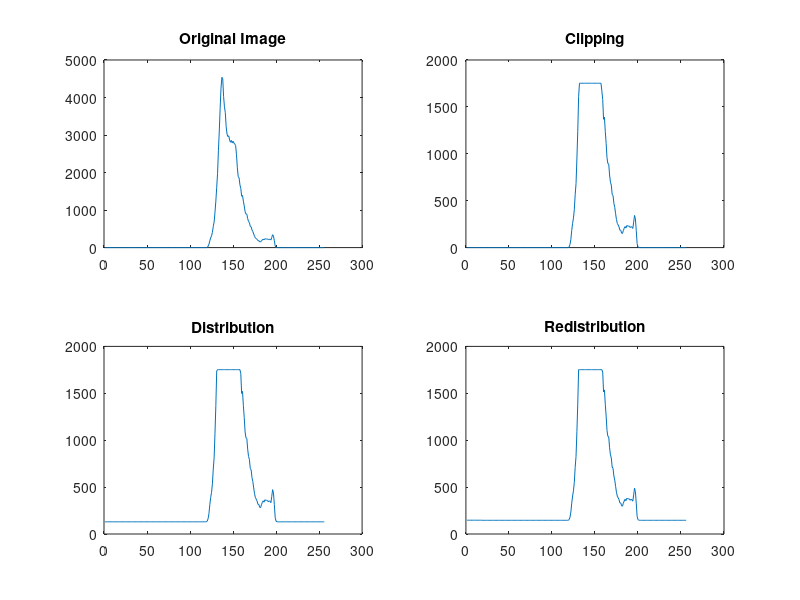
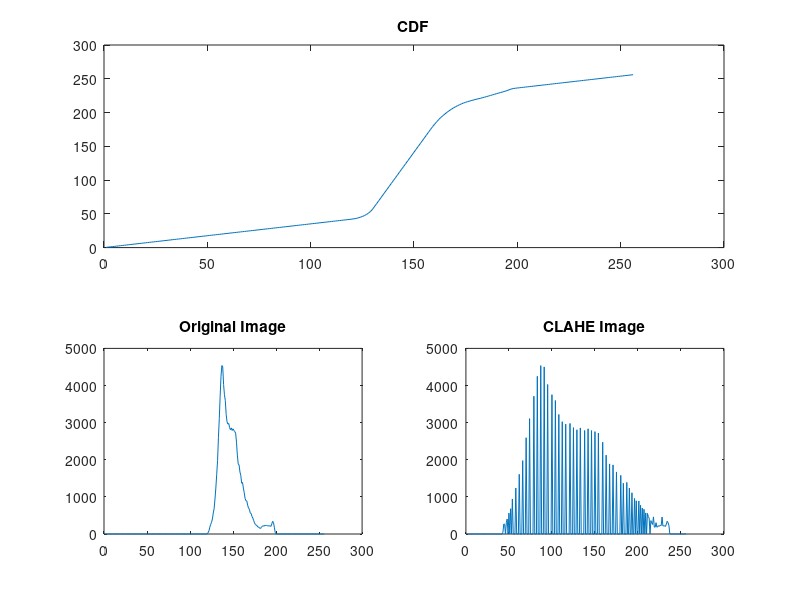

These charts were generated, in order, by the following MATLAB code:
%% Template to plot the data from the CLAHE

clc; clear all; close all;


% Data
thr = 0;
h_orig = [0 0 0 0 0 0 0 0 0 0 0 0 0 0 0 0 0 0 0 0 0 0 0 0 0 0 0 0 0 0 0 0 0 0 0 0 0 0 0 0 0 0 0 0 0 0 0 0 0 0 0 0 0 0 0 0 0 0 0 0 0 0 0 0 0 0 0 0 0 0 0 0 0 0 0 0 0 0 0 0 0 0 0 0 0 0 0 0 0 0 0 0 0 0 0 0 0 0 0 0 0 0 0 0 0 0 0 0 0 0 0 0 0 0 0 0 0 0 0 8 34 88 183 259 314 405 563 682 944 1238 1608 1977 2593 3108 3712 4248 4537 4501 4027 3753 3597 3220 3025 2959 2979 2865 2808 2858 2789 2834 2787 2758 2720 2473 2125 1888 1861 1672 1580 1368 1390 1238 1111 958 895 890 774 697 666 568 555 472 429 361 299 257 241 220 185 185 154 151 182 206 224 209 235 228 231 227 214 223 219 204 271 343 306 183 43 7 1 0 0 0 0 0 0 0 0 0 0 0 0 0 0 0 0 0 0 0 0 0 0 0 0 0 0 0 0 0 0 0 0 0 0 0 0 0 0 0 0 0 0 0 0 0 0 0 0 0 0 0 0 0 0 0 ];
h_clip = [0 0 0 0 0 0 0 0 0 0 0 0 0 0 0 0 0 0 0 0 0 0 0 0 0 0 0 0 0 0 0 0 0 0 0 0 0 0 0 0 0 0 0 0 0 0 0 0 0 0 0 0 0 0 0 0 0 0 0 0 0 0 0 0 0 0 0 0 0 0 0 0 0 0 0 0 0 0 0 0 0 0 0 0 0 0 0 0 0 0 0 0 0 0 0 0 0 0 0 0 0 0 0 0 0 0 0 0 0 0 0 0 0 0 0 0 0 0 0 8 34 88 183 259 314 405 563 682 944 1238 1608 1752 1752 1752 1752 1752 1752 1752 1752 1752 1752 1752 1752 1752 1752 1752 1752 1752 1752 1752 1752 1752 1752 1752 1752 1752 1752 1672 1580 1368 1390 1238 1111 958 895 890 774 697 666 568 555 472 429 361 299 257 241 220 185 185 154 151 182 206 224 209 235 228 231 227 214 223 219 204 271 343 306 183 43 7 1 0 0 0 0 0 0 0 0 0 0 0 0 0 0 0 0 0 0 0 0 0 0 0 0 0 0 0 0 0 0 0 0 0 0 0 0 0 0 0 0 0 0 0 0 0 0 0 0 0 0 0 0 0 0 0 ];
h_dist = [130 130 130 130 130 130 130 130 130 130 130 130 130 130 130 130 130 130 130 130 130 130 130 130 130 130 130 130 130 130 130 130 130 130 130 130 130 130 130 130 130 130 130 130 130 130 130 130 130 130 130 130 130 130 130 130 130 130 130 130 130 130 130 130 130 130 130 130 130 130 130 130 130 130 130 130 130 130 130 130 130 130 130 130 130 130 130 130 130 130 130 130 130 130 130 130 130 130 130 130 130 130 130 130 130 130 130 130 130 130 130 130 130 130 130 130 130 130 130 138 164 218 313 389 444 535 693 812 1074 1368 1738 1752 1752 1752 1752 1752 1752 1752 1752 1752 1752 1752 1752 1752 1752 1752 1752 1752 1752 1752 1752 1752 1752 1752 1752 1752 1752 1752 1710 1498 1520 1368 1241 1088 1025 1020 904 827 796 698 685 602 559 491 429 387 371 350 315 315 284 281 312 336 354 339 365 358 361 357 344 353 349 334 401 473 436 313 173 137 131 130 130 130 130 130 130 130 130 130 130 130 130 130 130 130 130 130 130 130 130 130 130 130 130 130 130 130 130 130 130 130 130 130 130 130 130 130 130 130 130 130 130 130 130 130 130 130 130 130 130 130 130 130 130 130 ];
h_redist = [147 147 147 147 147 147 147 147 147 147 147 147 147 147 147 147 147 147 146 146 146 146 146 146 146 146 146 146 146 146 146 146 146 146 146 146 146 146 146 146 146 146 146 146 146 146 146 146 146 146 146 146 146 146 146 146 146 146 146 146 146 146 146 146 146 146 146 146 146 146 146 146 146 146 146 146 146 146 146 146 146 146 146 146 146 146 146 146 146 146 146 146 146 146 146 146 146 146 146 146 146 146 146 146 146 146 146 146 146 146 146 146 146 146 146 146 146 146 146 154 180 234 329 405 460 551 709 828 1090 1384 1752 1752 1752 1752 1752 1752 1752 1752 1752 1752 1752 1752 1752 1752 1752 1752 1752 1752 1752 1752 1752 1752 1752 1752 1752 1752 1752 1752 1726 1514 1536 1384 1257 1104 1041 1036 920 843 812 714 701 618 575 507 445 403 387 366 331 331 300 297 328 352 370 355 381 374 377 373 360 369 365 350 417 489 452 329 189 153 147 146 146 146 146 146 146 146 146 146 146 146 146 146 146 146 146 146 146 146 146 146 146 146 146 146 146 146 146 146 146 146 146 146 146 146 146 146 146 146 146 146 146 146 146 146 146 146 146 146 146 146 146 146 146 146 ];
h_cdf = [0.35 0.71 1.06 1.41 1.77 2.12 2.47 2.83 3.18 3.53 3.89 4.24 4.59 4.95 5.30 5.65 6.01 6.36 6.71 7.06 7.41 7.77 8.12 8.47 8.82 9.17 9.52 9.87 10.22 10.57 10.92 11.28 11.63 11.98 12.33 12.68 13.03 13.38 13.73 14.08 14.43 14.79 15.14 15.49 15.84 16.19 16.54 16.89 17.24 17.59 17.95 18.30 18.65 19.00 19.35 19.70 20.05 20.40 20.75 21.10 21.46 21.81 22.16 22.51 22.86 23.21 23.56 23.91 24.26 24.61 24.97 25.32 25.67 26.02 26.37 26.72 27.07 27.42 27.77 28.12 28.48 28.83 29.18 29.53 29.88 30.23 30.58 30.93 31.28 31.63 31.99 32.34 32.69 33.04 33.39 33.74 34.09 34.44 34.79 35.14 35.50 35.85 36.20 36.55 36.90 37.25 37.60 37.95 38.30 38.65 39.01 39.36 39.71 40.06 40.41 40.76 41.11 41.46 41.81 42.18 42.62 43.18 43.97 44.94 46.05 47.37 49.08 51.07 53.69 57.02 61.23 65.44 69.65 73.87 78.08 82.29 86.50 90.72 94.93 99.14 103.35 107.56 111.78 115.99 120.20 124.41 128.63 132.84 137.05 141.26 145.47 149.69 153.90 158.11 162.32 166.53 170.75 174.96 179.11 182.75 186.44 189.77 192.79 195.45 197.95 200.44 202.65 204.68 206.63 208.35 210.03 211.52 212.90 214.12 215.19 216.16 217.09 217.97 218.76 219.56 220.28 220.99 221.78 222.63 223.52 224.37 225.29 226.19 227.09 227.99 228.86 229.74 230.62 231.46 232.47 233.64 234.73 235.52 235.97 236.34 236.69 237.05 237.40 237.75 238.10 238.45 238.80 239.15 239.50 239.85 240.20 240.56 240.91 241.26 241.61 241.96 242.31 242.66 243.01 243.36 243.71 244.07 244.42 244.77 245.12 245.47 245.82 246.17 246.52 246.87 247.22 247.58 247.93 248.28 248.63 248.98 249.33 249.68 250.03 250.38 250.73 251.09 251.44 251.79 252.14 252.49 252.84 253.19 253.54 253.89 254.24 254.60 254.95 255.30 255.65 256.00 ];
h_clahe = [0 0 0 0 0 0 0 0 0 0 0 0 0 0 0 0 0 0 0 0 0 0 0 0 0 0 0 0 0 0 0 0 0 0 0 0 0 0 0 0 0 0 42 271 259 0 314 405 0 563 0 682 0 944 0 0 0 1238 0 0 0 1608 0 0 0 1977 0 0 0 2593 0 0 0 3108 0 0 0 0 3712 0 0 0 4248 0 0 0 4537 0 0 0 4501 0 0 0 4027 0 0 0 0 3753 0 0 0 3597 0 0 0 3220 0 0 0 3025 0 0 0 2959 0 0 0 0 2979 0 0 0 2865 0 0 0 2808 0 0 0 2858 0 0 0 0 2789 0 0 0 2834 0 0 0 2787 0 0 0 2758 0 0 0 2720 0 0 0 0 2473 0 0 0 2125 0 0 0 1888 0 0 0 1861 0 0 0 1672 0 0 0 0 1580 0 0 1368 0 0 0 1390 0 0 1238 0 0 1111 0 0 958 0 895 0 0 890 0 774 0 697 0 666 0 568 0 555 472 429 0 361 299 257 461 185 185 305 182 206 224 209 235 228 458 214 223 219 204 271 343 306 226 8 0 0 0 0 0 0 0 0 0 0 0 0 0 0 0 0 0 0 0 ];

% Plot

% Distribution
figure();
subplot(2,2,1);
plot(h_orig);
title('Original Image');

subplot(2,2,2);
plot(h_clip);
title('Clipping');

subplot(2,2,3);
plot(h_dist);
title('Distribution');

subplot(2,2,4);
plot(h_redist);
title('Redistribution')

% Contrast enhancment
figure();
subplot(2,2,[1 2])
plot(h_cdf);
title('CDF')

subplot(2,2,3);
plot(h_orig);
title('Original Image')

subplot(2,2,4);
plot(h_clahe);
title('CLAHE Image')